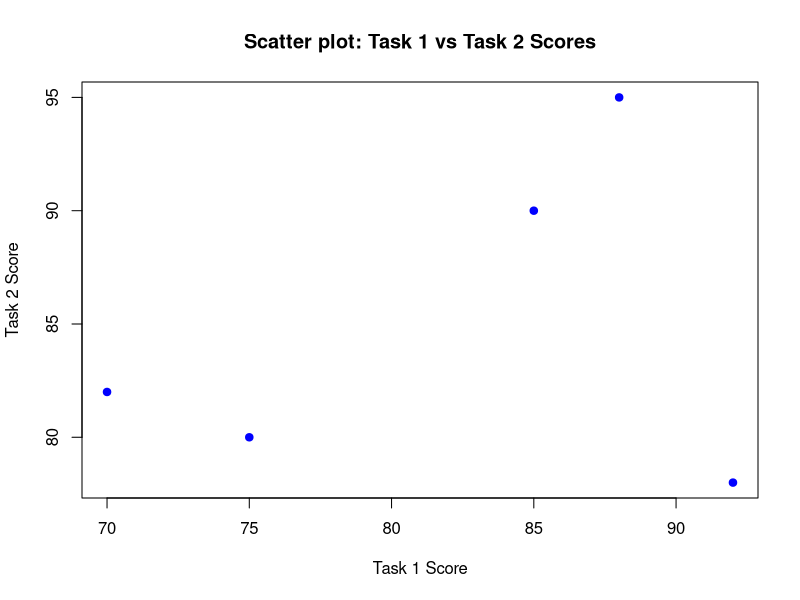
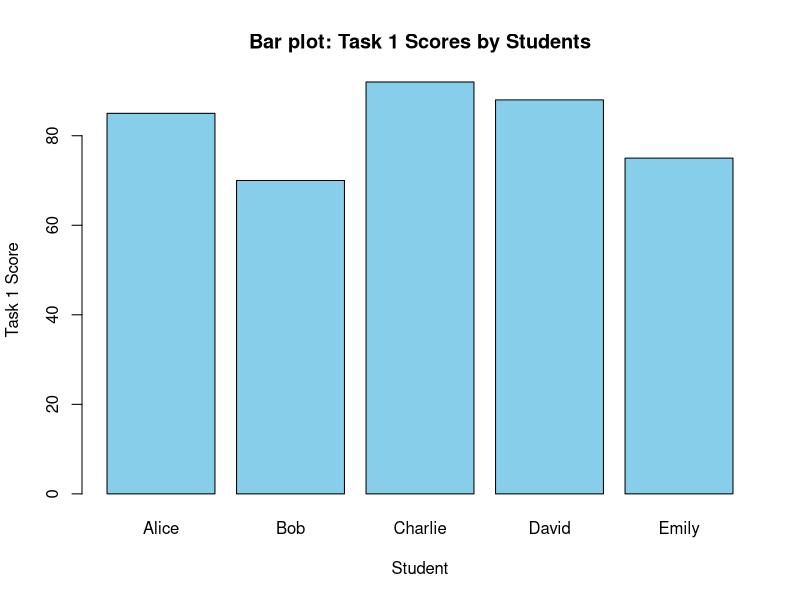

These figures' R source, in order:
# Create the data frame
students <- data.frame(
  Student = c("Alice", "Bob", "Charlie", "David", "Emily"),
  Task1 = c(85, 70, 92, 88, 75),
  Task2 = c(90, 82, 78, 95, 80)
)
# Scatter plot
plot(students$Task1, students$Task2,
     main = "Scatter plot: Task 1 vs Task 2 Scores",
     xlab = "Task 1 Score",
     ylab = "Task 2 Score",
     col = "blue",
     pch = 19)
#Bar plot for Task 1 Scores
barplot(students$Task1,
       names.arg = students$Student,
       col  = "skyblue",
       main = "Bar plot: Task 1 Scores by Students",
       xlab = "Student",
       ylab = "Task 1 Score",
       border = "black")